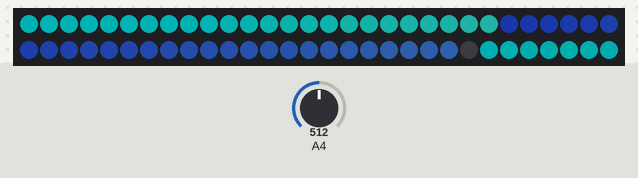
Bench run of a sketch on a simulated Arduino Uno, built for the host (arithmetic inside an expression is 32-bit, double 64-bit). On the bench: 60 RGB LEDs in strip order, left to right, continuing on the next row. The test bench sets the inputs (shaded band); at power-on: A4 = 512. Dim RGB values are drawn brighter than linear.

Above: at 4.25 s.
4.3 s: A4 set to 0
At 5.1 s:
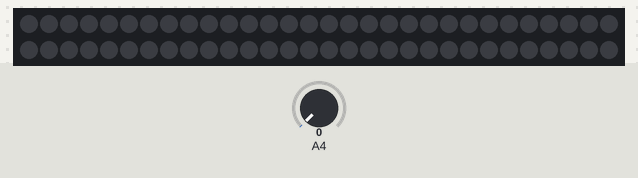
5.8 s: A4 set to 34
At 6.25 s:
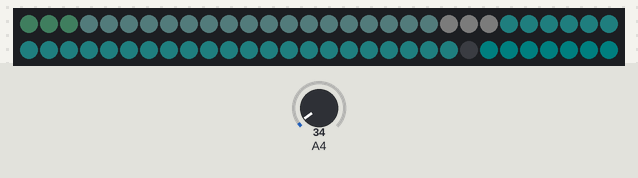
8.5 s: A4 set to 14
At 10.64 s:
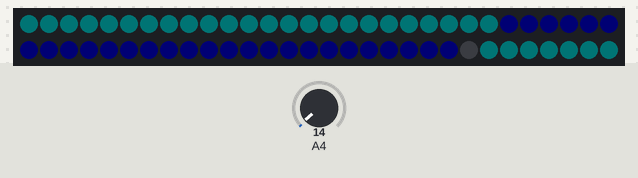
11.5 s: A4 set to 62
At 13.04 s:
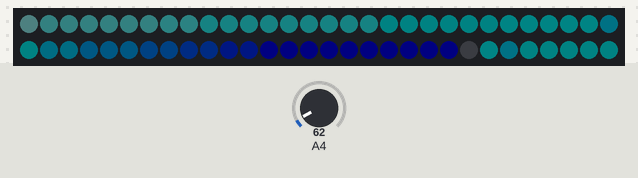
14.5 s: A4 set to 42
At 14.84 s:
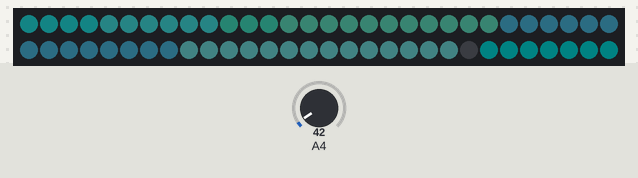
16.4 s: A4 set to 72
At 16.64 s:
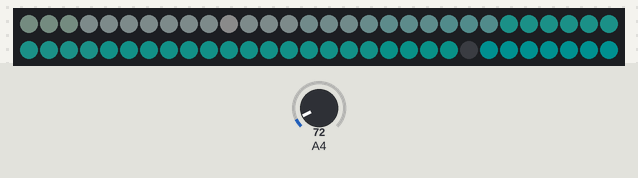

Measured:
- after the input at 4.3 s, the LEDs: change at once (image 1)
- after the input at 5.8 s, the LEDs: first change at once (image 2 shows a later state)
- after the input at 8.5 s, the LEDs: first change at once (image 3 shows a later state)

The sketch:

Arc_Reactor_standalone.ino
```cpp
//Arc Reactor animation
//Sheldon McLeod Oct 2015
//Fades lights and transitions collor pallete
//Also uses a potentiomer to control brightness
//Uses Neopixel rings 24,16,12,8

#include "FastLED.h"

#define DATA_PIN    4
#define LED_TYPE    WS2812B
#define COLOR_ORDER GRB
#define NUM_LEDS    60
CRGB leds[NUM_LEDS];
uint8_t colorIndex =60;
uint8_t theta = 60;
#define BRIGHTNESS
#define FRAMES_PER_SECOND  120
CRGBPalette16 currentPalette;
CRGBPalette16 currentPalette2;
CRGBPalette16 currentPalette3;
TBlendType    currentBlending;
uint8_t gHue = 0;

#define BPM 55
#define DIMMEST  100
#define BRIGHTEST 255


void setup() {
  delay(3000); // 3 second delay for recovery

  // tell FastLED about the LED strip configuration
  FastLED.addLeds<LED_TYPE,DATA_PIN,COLOR_ORDER>(leds, NUM_LEDS).setCorrection(TypicalLEDStrip);
  // set master brightness control


}


void loop()
{
  //potentiomer
  int val = analogRead(4);
  int light = map(val, 0, 1023, 0, 255);
  FastLED.setBrightness(light);

    static uint8_t startIndex = 0;
    startIndex = startIndex + 1; // motion speed
    SetPalette();
    FillLEDsFromPaletteColors(startIndex);
   // spin();
    FastLED.show();
    FastLED.delay(100 / FRAMES_PER_SECOND);
}


void SetPalette(){
       currentPalette = CRGBPalette16( CRGB::Cyan, CRGB::Aquamarine, CRGB::DarkGrey, CRGB::Cyan);
       currentPalette2 = CRGBPalette16( CRGB::MediumBlue, CRGB::Aquamarine, CRGB::Cyan);
       currentPalette3 = CRGBPalette16( CRGB::Cyan, CRGB::DarkTurquoise, CRGB::Aqua);
       currentBlending = LINEARBLEND;
}

void FillLEDsFromPaletteColors( uint8_t colorIndex)
{

    uint8_t brightness =  beatsin8( BPM, DIMMEST, BRIGHTEST);

      for( int i = 0; i < 24; i++) {
        leds[i] = ColorFromPalette( currentPalette, colorIndex, brightness, currentBlending);
         colorIndex += 2;
       }
      for( int i = 24; i < 52; i++) {
        leds[i] = ColorFromPalette( currentPalette2, colorIndex, brightness, currentBlending);
         colorIndex += 1;
       }
      for( int i = 53; i < 62; i++) {
        leds[i] = ColorFromPalette( currentPalette3, colorIndex, brightness, currentBlending);
         colorIndex += 4;
       }

}

void spin()
{
  // a colored dot sweeping back and forth, with fading trails
  fadeToBlackBy( leds, NUM_LEDS, 20);
  int pos24 = beatsin8(162,0,24);
  int pos16 = beatsin8(62,25,41);
  int pos12 = beatsin16(32,41,52);

  //leds[pos24] += CHSV( 100, 0, 100);
  leds[pos16] += CHSV( 100, 0, 0);
}
```
